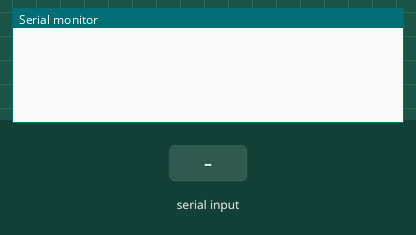
Simulated run of this sketch. Board: Arduino Mega 2560, built with avr-gcc and run on an emulated ATmega2560. Parts: the last lines printed to the serial monitor. The test bench sets the inputs (shaded band).

Above: at 1.4 s.
1.5 s: "1" received over the second serial link
At 2.0 s:
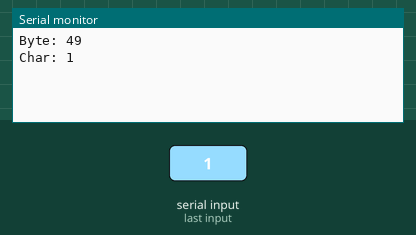
3.0 s: "0" received over the second serial link
At 4.4 s:
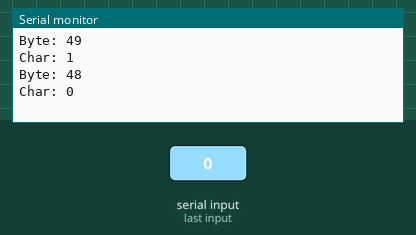

The sketch:

passthrough_copy.ino
```cpp
/*
 * Copied from https://learn.sparkfun.com/tutorials/using-the-bluesmirf
 * Modified to run with Bluesmirf on the master UART for debugging.
 *
 */

void setup()
{
  Serial.begin(9600);  // The Serial monitor
  Serial1.begin(115200); // The Bluesmirf

  Serial1.print("$");  // Print three times individually
  Serial1.print("$");
  Serial1.print("$");  // Enter command mode
  delay(100);  // Short delay, wait for the Mate to send back CMD
  Serial1.println("U,9600,N");  // Temporarily Change the baudrate to 9600, no parity
  // 115200 can be too fast at times for NewSoftSerial to relay the data reliably

  delay(100);
  Serial1.begin(9600);  // Start Serial serial at 9600
  Serial1.println("r,1");
  //Serial1.print("-");
  //Serial1.print("-");

  //Serial1.begin(9600);  // Start Serial serial at 9600
}

void loop()
{

  word data;
  while (Serial.available() > 0)  // If the Serial sent any characters
  {
    // Send any characters the Serial prints to the serial monitor
    Serial1.print((char)Serial.read());
  }
  while (Serial1.available() > 0)  // If stuff was typed in the serial monitor
  {
    // Send any characters the Serial monitor prints to the Serial
    Serial.print("Byte: ");
    data = Serial1.read();
    Serial.println(data);
    Serial.print("Char: ");
    Serial.println((char)data);
  }
  // and loop forever and ever!
}
```

Measured:
- after the input at 1.5 s, the serial monitor: prints a new line at once (image 1)
- after the input at 3.0 s, the serial monitor: prints a new line at once (image 2)
